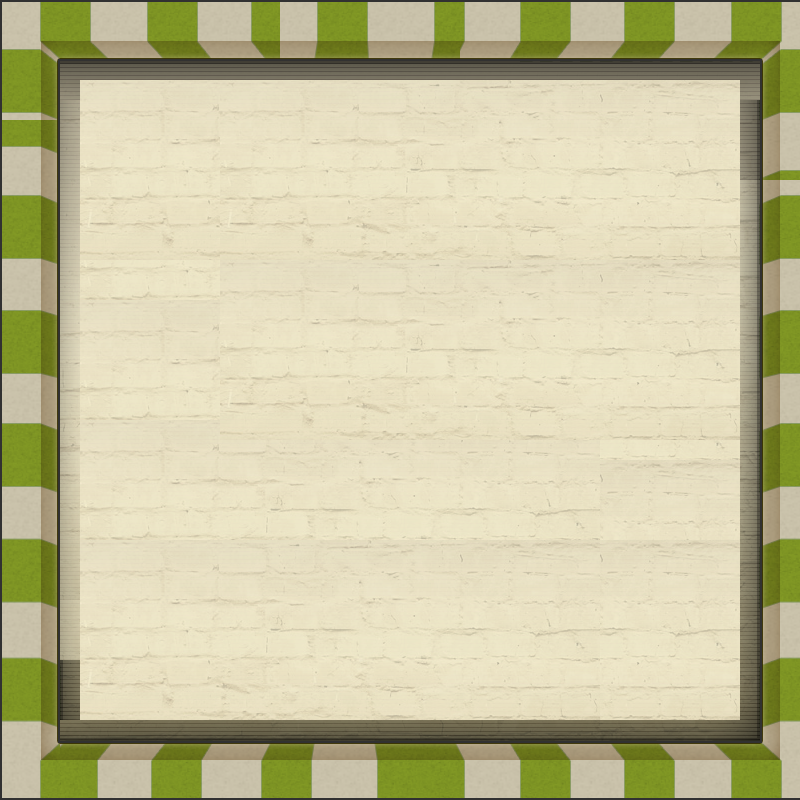

Below is a game level as drawn by its tile map, then a one-line description and the .tmx that defines it (tile-layer data replaced by summaries):
An orthogonal 40x40 tile map with 20x20 px tiles, 1 tile layer (块层 1).

<map version="1.0" orientation="orthogonal" width="40" height="40" tilewidth="20" tileheight="20">
 <tileset firstgid="1" name="Map1" tilewidth="20" tileheight="20">
  <image source="Map1.png" width="1000" height="1000" />
 </tileset>
 <layer name="块层 1" width="40" height="40">
  <data>[1600 cells, 1600 non-empty, 742 distinct tile ids]</data>
 </layer>
</map>
